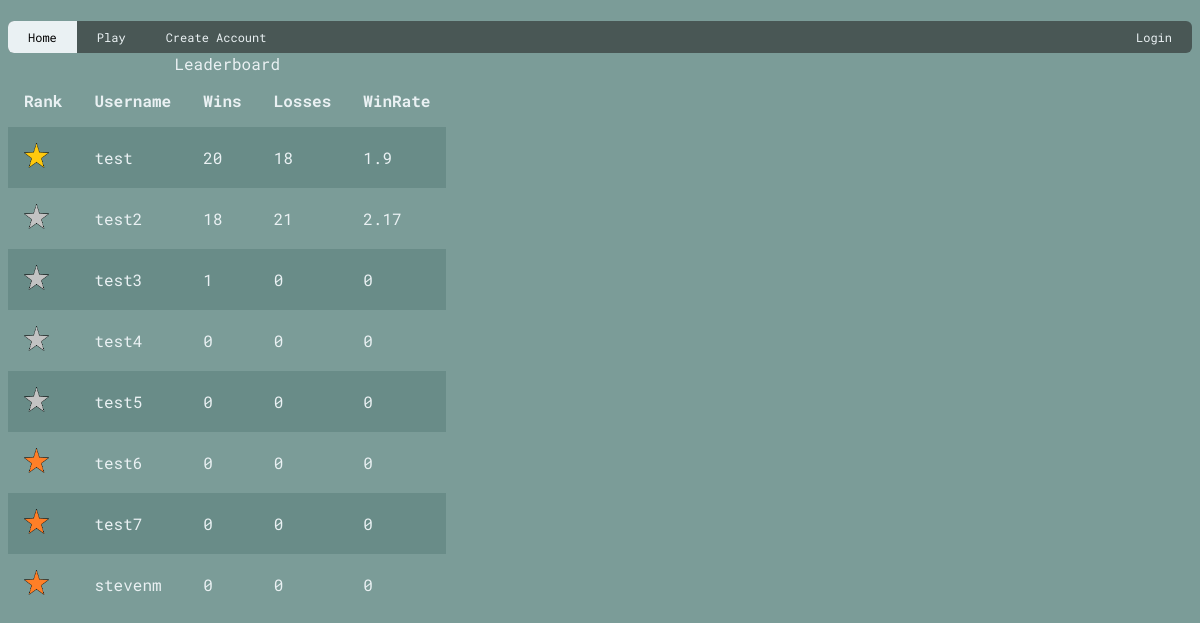
The page / on the database its author committed.
### models.py (models this page shows)
class user_to_picture(db.Model):
    __tablename__ = 'user_to_picture'
    user_to_pictureId = db.Column(db.Integer, primary_key=True)
    userId = db.Column(db.Integer, db.ForeignKey('user.userId'))
    pictureId = db.Column(db.Integer, db.ForeignKey('rank_pictures.pictureId'))

class rank_pictures(db.Model):
    __tablename__ = 'rank_pictures'
    pictureId = db.Column(db.Integer, primary_key=True)
    pictureRef = db.Column(db.String)

class users(db.Model):
    __tablename__ = 'user'
    userId = db.Column(db.Integer, primary_key = True)
    username = db.Column(db.String)
    password = db.Column(db.String)
    gamesWon = db.Column(db.Integer)
    gamesLost = db.Column(db.Integer)
    sessionId = db.Column(db.Integer)

### main.py (the view)
@app.route('/')
def home():
    users = models.users.query.order_by(models.users.gamesWon.desc()).all() # all users ordered by games won in descending order
    length = len(users)
    upper_split = int((length/100) * 20)
    lower_split = int((length/100) * 70)
    upper_quart = users[:(upper_split)]
    middle_quart = users[(upper_split):(lower_split)]
    lower_quart = users[(lower_split):]
    for user in upper_quart:
        upper_user = models.user_to_picture.query.filter(models.user_to_picture.userId == user.userId).first()
        upper_user.pictureId = 1
    for user in middle_quart:
        middle_user = models.user_to_picture.query.filter(models.user_to_picture.userId == user.userId).first()
        middle_user.pictureId = 2
    for user in lower_quart:
        lower_user = models.user_to_picture.query.filter(models.user_to_picture.userId == user.userId).first()
        lower_user.pictureId = 3
    user_ranks = models.user_to_picture.query.all()
    gold_image = models.rank_pictures.query.filter(models.rank_pictures.pictureId == 1).first()
    silver_image = models.rank_pictures.query.filter(models.rank_pictures.pictureId == 2).first()
    bronze_image = models.rank_pictures.query.filter(models.rank_pictures.pictureId == 3).first()
    games = models.game.query.order_by(models.game.gameId.desc()).all()
    dated_games = games[20:]
    for game in dated_games:
        if (game.move2 != None): # if a game is not still in progress, it will be deleted
            db.session.delete(models.game.query.filter(models.game.gameId == game.gameId).first())
    db.session.commit()
    return render_template('home.html', users=users, user_ranks=user_ranks, gold_image=gold_image, silver_image=silver_image, bronze_image=bronze_image)

### main.py (called while the page is built)
@app.context_processor
def add_current_user(): # function to create a user session
    if session.get('user'): # if there is user session
        return dict(current_user = models.users.query.get(session['user']))
    return dict(current_user = None)

### templates/home.html
{% extends 'layout.html' %}
{% block body %}
<table>
    <caption>Leaderboard</caption>
    <tr>
        <th>Rank</th>
        <th>Username</th>
        <th>Wins</th>
        <th>Losses</th>
        <th>WinRate</th>
    </tr>
    {% for user in users %}
        <tr>
            {% for user_rank in user_ranks %}
                {% if user_rank.userId == user.userId %}
                    {% if user_rank.pictureId == 1 %}
                        {% set file_name = gold_image.pictureRef %}
                        <td><img src="{{url_for('static', filename=file_name)}}"  file style="width:25px;height:25px"></td>
                    {% elif user_rank.pictureId == 2 %}
                        {% set file_name = silver_image.pictureRef %}
                        <td><img src="{{url_for('static', filename=file_name)}}" style="width:25px;height:25px"></td>
                    {% elif user_rank.pictureId == 3 %}
                        {% set file_name = bronze_image.pictureRef %}
                        <td><img src="{{url_for('static', filename=file_name)}}" style="width:25px;height:25px"></td>
                    {% endif %}
                {% endif %}
            {% endfor %}
            <td>{{user.username}}</td>
            <td>{{user.gamesWon}}</td>
            <td>{{user.gamesLost}}</td>
            {% if user.gamesWon > 0 and user.gamesLost > 0 %}
                <td>{{((user.gamesWon + user.gamesLost)/user.gamesWon)|round(2)}}</td>
            {% else %}
                <td>0</td>
            {% endif %}
        </tr>
    {%endfor%}
</table>
{% endblock body %}

### templates/layout.html (shortened to what this page needs)
{% macro nav_item(text, url, extra_class) %}
<a href="{{ url }}" class="{{ extra_class }} {% if request.path == url %}active{% endif %}">{{ text }}</a>
{% endmacro %}
<!DOCTYPE html>
<html lang = 'en'>
<head>
    <link rel = 'stylesheet' href = '/static/css/style.css'>
</head>
<body>
    <div class = 'navbar' id = 'topnav'>
        {{ nav_item('Home', '/') }}
        {{ nav_item('Play', '/play')}}
        {{ nav_item('Create Account', '/createaccount') }}
        <lgn>
            {% if current_user %}
                <txt>{{('Logged in as {}'.format(current_user.username)) }}</txt>
                {{ nav_item('Logout', '/logout') }}
            {% else %}
            {{ nav_item('Login', '/login') }}
            {% endif %}
        </lgn>
    </div>
    <div class="content">
        {% block body %}
        {% endblock body %}
    </div>
</body>
</html>

### static/css/style.css (style rules this page uses)
:root { --c1: #7b9c98; --c2: #eaf1f3; --c3: #495755; --c4: 'Roboto Mono'; --c5: #698c88; }
.navbar { background-color: var(--c3); }
html { font-family: var(--c4); color: var(--c2); }
a { color: var(--c2) }
body { background-color: var(--c1); }
table { border-collapse: collapse; border-spacing: 0; width: 25%; overflow: auto; }
th, td { text-align: left; padding: 16px; }
tr:nth-child(even) { background-color: var(--c5); }
.navbar { background-color: var(--c3); overflow: hidden; border-radius: 6px; }
.navbar a { float: left; display: block; color: var(--c2); text-align: center; padding: 8px 20px; text-decoration: none; font-size: 12px; }
.navbar a.active { background-color: var(--c2); color: black; }
lgn { float: right; }

### rows shown on the page
users: username "test", gamesWon "20", gamesLost "18", ((user.gamesWon+user.gamesLost)/user.gamesWon)|round(2) "1.9"
user_to_picture: pictureRef (picture)
users: username "test2", gamesWon "18", gamesLost "21", ((user.gamesWon+user.gamesLost)/user.gamesWon)|round(2) "2.17"
user_to_picture: pictureRef (picture)
users: username "test3", gamesWon "1", gamesLost "0"
user_to_picture: pictureRef (picture)
users: username "test4", gamesWon "0", gamesLost "0"
user_to_picture: pictureRef (picture)
users: username "test5", gamesWon "0", gamesLost "0"
user_to_picture: pictureRef (picture)
users: username "test6", gamesWon "0", gamesLost "0"
user_to_picture: pictureRef (picture)
users: username "test7", gamesWon "0", gamesLost "0"
user_to_picture: pictureRef (picture)
users: username "stevenm", gamesWon "0", gamesLost "0"
user_to_picture: pictureRef (picture)

### other values the page prints
{{ text }} "Home Play Create Account Login"
